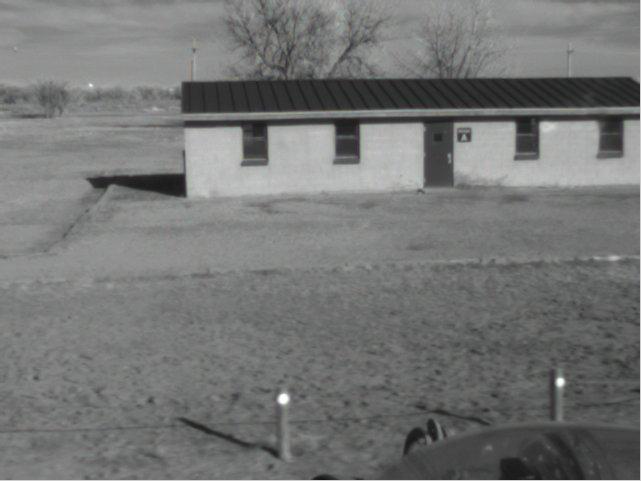
#> input picture frame 6 of Lab 3/building.avi, 641 x 481 px
$ python main.py
#> lines starting #> are read from the running program, lines starting #| are printed output that depends on the picture; after the words box and inside, x2 and y2 are one past the last pixel; in counts of white or black regions, pixels touching at a corner belong together
#Course: CSCI 507
#Name: Peter Kohler
#Assignment: Lab 3

import numpy as np
import cv2
import sys

# Mouse callback function. Appends the x,y location of mouse click to a list.
def get_xy(event, x, y, flags, param):
    if event == cv2.EVENT_LBUTTONDOWN:
        print(x, y)
        param[0] = x
        param[1] = y

def main():
    # Read images from a video file in the current folder.
    video_capture = cv2.VideoCapture("building.avi")  # Open video capture object
    got_image, bgr_image = video_capture.read()  # Make sure we can read video
#> bgr_image is the input picture: shape (481, 641, 3); mean B, G, R 116.9, 117.6, 116.6

    if not got_image:
        print("Cannot read video source")
        sys.exit()
    image_dimensions = bgr_image.shape
#> image_dimensions = (481, 641, 3)
    image_height = image_dimensions[0]
#> image_height = 481
    image_width = image_dimensions[1]
#> image_width = 641
    # Read and show images until end of video is reached.

    # video creation declaration
    fourcc = cv2.VideoWriter_fourcc('M', 'J', 'P', 'G')
    videoWriter = cv2.VideoWriter("Video Output.avi", fourcc=fourcc, fps=30.0,
                                  frameSize=(image_width, image_height))

    #Empty list for Mouse callback function
    Coordinate = [0,0]
    frame = 1

    #Show image and select coordinate from mouse click
    cv2.imshow("Video Output", bgr_image)
    cv2.setMouseCallback("Video Output", get_xy, Coordinate)

    #Pause 2 seconds
    if frame == 1:
        cv2.waitKey(2000)

    # Create Template
    template_image = bgr_image[Coordinate[1]-25 : Coordinate[1]+25, Coordinate[0]-25 : Coordinate[0]+25]
#> template_image = empty array
    cv2.rectangle(bgr_image, (Coordinate[0] - 25, Coordinate[1] - 25), (Coordinate[0] + 25, Coordinate[1] + 25),(0, 0, 255), 2)
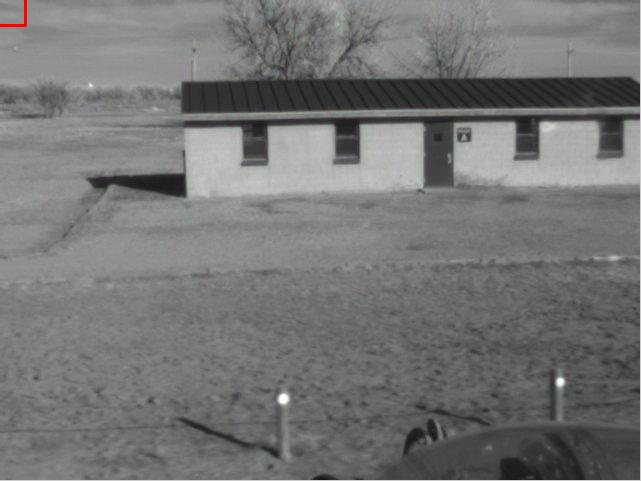
#> bgr_image: shape (481, 641, 3); 0.05% of pixels changed, all inside (x1, y1, x2, y2) = (0, 0, 27, 27)

    while True:

        got_image, bgr_image = video_capture.read()
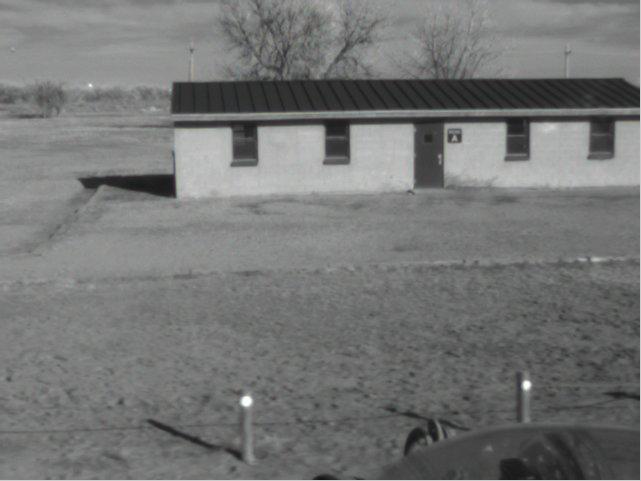
#> input picture frame 7 of Lab 3/building.avi, 641 x 481 px
#> bgr_image is the input picture: shape (481, 641, 3); mean B, G, R 116.9, 117.6, 116.5
        if not got_image:
            break  # End of video; exit the while loop

#> (the run stopped early here; a loop or call above may not have finished)

$ run again, starting later in the video
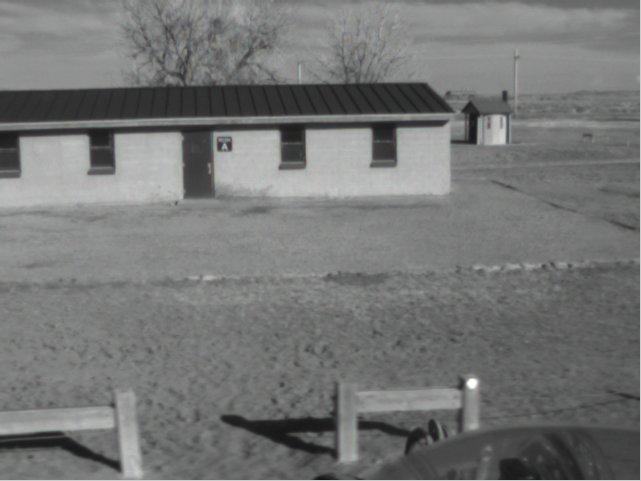
#> input picture frame 30 of Lab 3/building.avi, 641 x 481 px
#> in main, bgr_image is the input picture: shape (481, 641, 3); mean B, G, R 117.5, 118.2, 117
#> template_image = empty array
#> in main, `cv2.rectangle(bgr_image, (Coordinate[0] - 25, Coordinate[1] - 25), (Co..`:
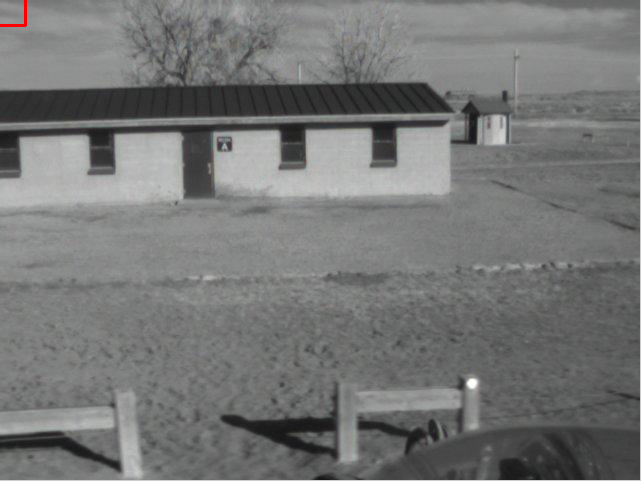
#> bgr_image: shape (481, 641, 3); 0.05% of pixels changed, all inside (x1, y1, x2, y2) = (0, 0, 27, 27)
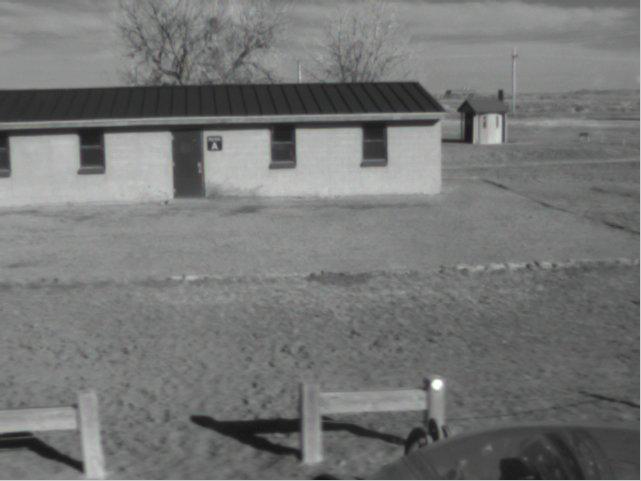
#> input picture frame 31 of Lab 3/building.avi, 641 x 481 px
#> in main, bgr_image is the input picture: shape (481, 641, 3); mean B, G, R 117.4, 118, 117.1

$ run again, starting later in the video
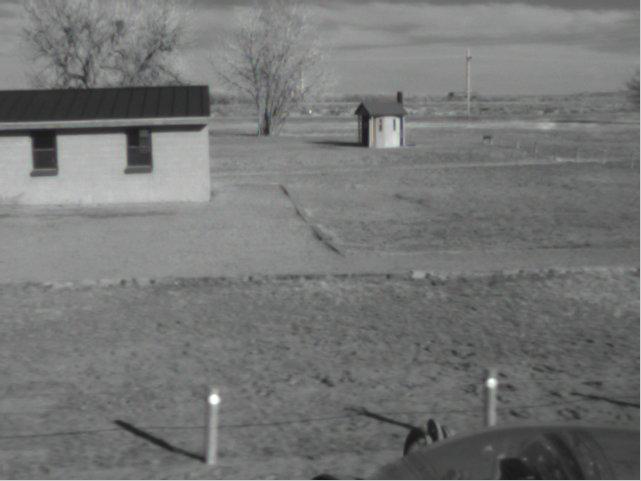
#> input picture frame 54 of Lab 3/building.avi, 641 x 481 px
#> in main, bgr_image is the input picture: shape (481, 641, 3); mean B, G, R 117.2, 117.9, 116.8
#> template_image = empty array
#> in main, `cv2.rectangle(bgr_image, (Coordinate[0] - 25, Coordinate[1] - 25), (Co..`:
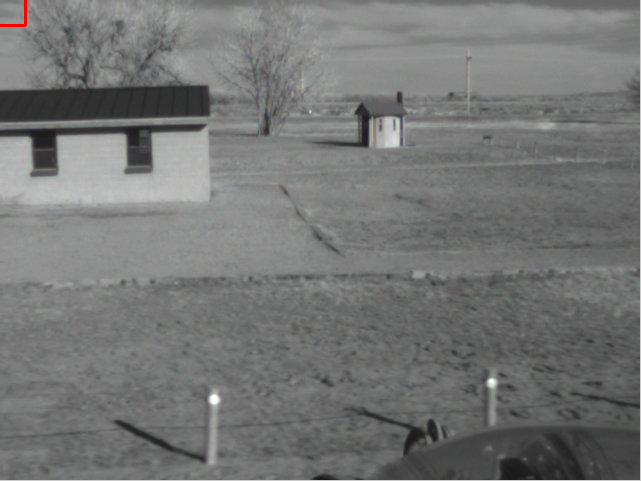
#> bgr_image: shape (481, 641, 3); 0.05% of pixels changed, all inside (x1, y1, x2, y2) = (0, 0, 27, 27)
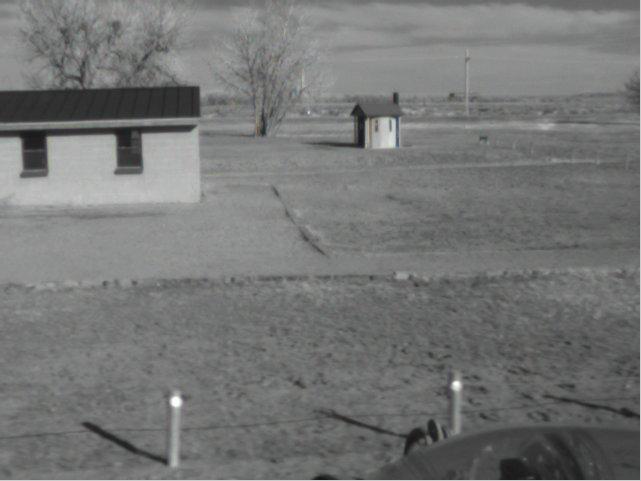
#> input picture frame 55 of Lab 3/building.avi, 641 x 481 px
#> in main, bgr_image is the input picture: shape (481, 641, 3); mean B, G, R 117.2, 117.9, 116.8
